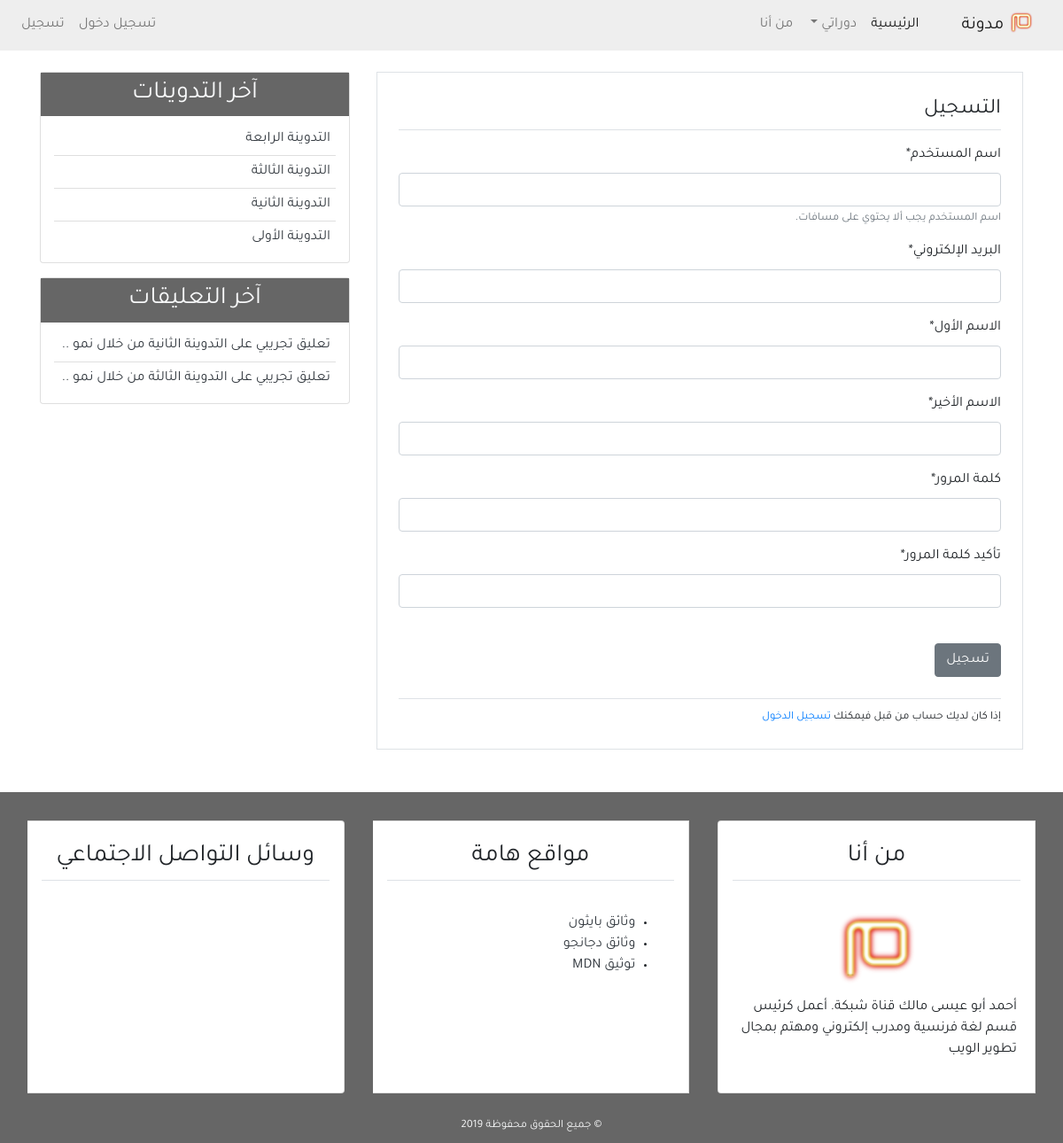
Page /register/ on the earlier database version.
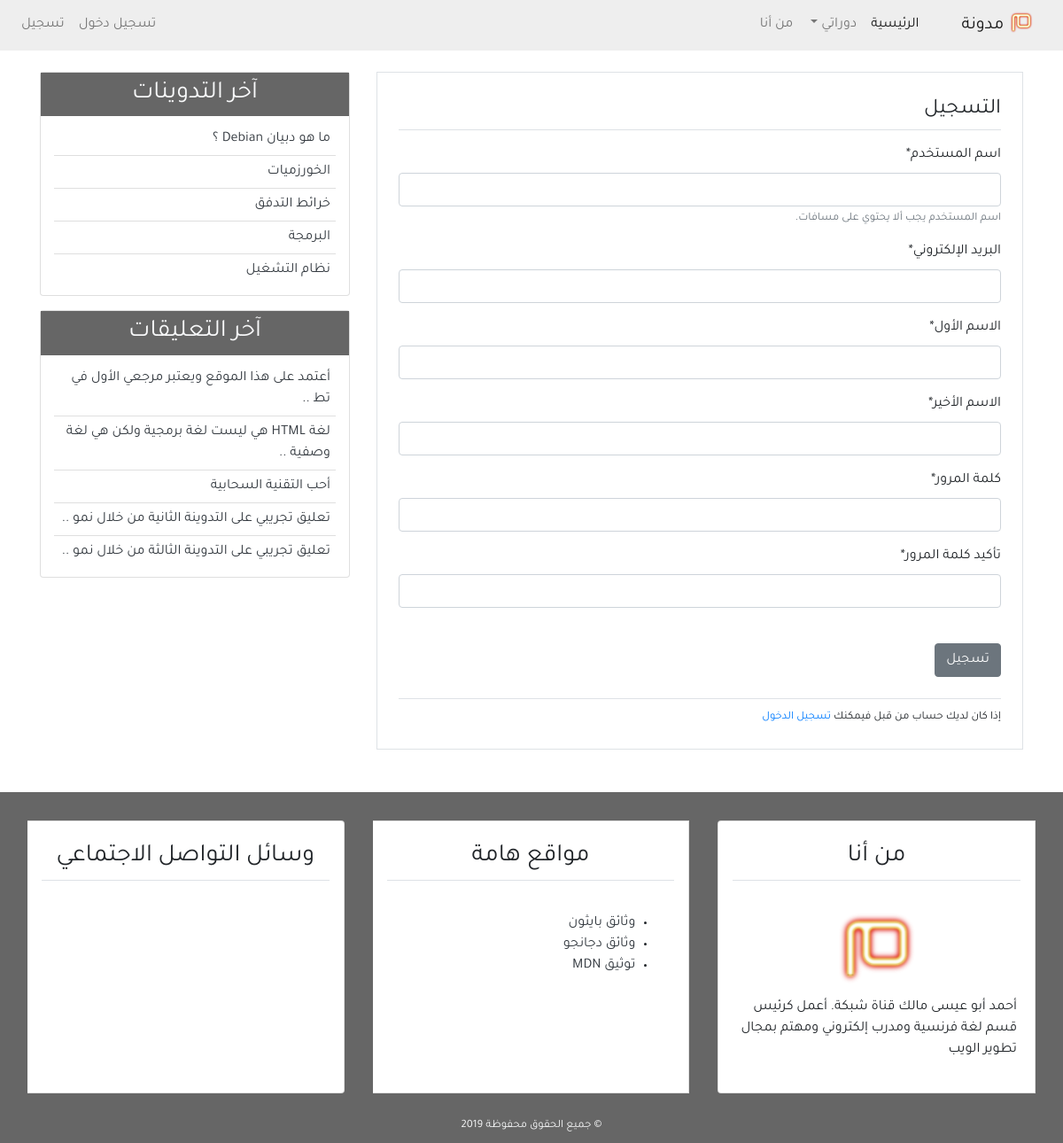
Same page on the later database version.
### blog/models.py (models this page shows, shortened)
class Post(models.Model):
    title = models.CharField(max_length=100)
    content = models.TextField()
    post_date = models.DateTimeField(default=timezone.now)
    post_update = models.DateTimeField(auto_now=True)
    author = models.ForeignKey(User, on_delete=models.CASCADE)
    class Meta:
        ordering = ('-post_date', )

class Comment(models.Model):
    name = models.CharField(max_length=50, verbose_name='الاسم')
    email = models.EmailField(verbose_name='البريد الإلكتروني')
    body = models.TextField(verbose_name='التعليق')
    comment_date = models.DateTimeField(auto_now_add=True)
    active = models.BooleanField(default=False)
    post = models.ForeignKey(
        Post, on_delete=models.CASCADE, related_name='comments')
    class Meta:
        ordering = ('-comment_date',)

### user/views.py (the view)
# urls.py: path('register/', views.register, name='register'),
def register(request):
    if request.method == 'POST':
        form = UserCreationForm(request.POST)
        if form.is_valid():
            new_user = form.save(commit=False)
            new_user.set_password(form.cleaned_data['password1'])
            new_user.save()
            messages.success(
                request, f'تهانينا {new_user} لقد تمت عملية التسجيل بنجاح.')
            return redirect('login')
    else:
        form = UserCreationForm()
    return render(request, 'user/register.html', {
        'title': 'التسجيل',
        'form': form,
    })

### user/forms.py (shortened to what this page needs)
class UserCreationForm(forms.ModelForm):
    username = forms.CharField(label='اسم المستخدم', max_length=30,
                               help_text='اسم المستخدم يجب ألا يحتوي على مسافات.')
    email = forms.EmailField(label='البريد الإلكتروني')
    first_name = forms.CharField(label='الاسم الأول')
    last_name = forms.CharField(label='الاسم الأخير')
    password1 = forms.CharField(
        label='كلمة المرور', widget=forms.PasswordInput(), min_length=8)
    password2 = forms.CharField(
        label='تأكيد كلمة المرور', widget=forms.PasswordInput(), min_length=8)
    class Meta:
        model = User
        fields = ('username', 'email', 'first_name',
                  'last_name', 'password1', 'password2')

### blog/templatetags/post_tag.py (called while the page is built)
@register.inclusion_tag('blog/latest_posts.html')
def latest_posts():
    context = {
        'l_posts': Post.objects.all()[0:5],
    }
    return context

@register.inclusion_tag('blog/latest_comments.html')
def latest_comments():
    context = {
        'l_comments': Comment.objects.filter(active=True)[:5],
    }
    return context

### user/templates/user/register.html (shortened to what this page needs)
{% extends 'blog/base.html' %}
{% block content %}
{% load crispy_forms_tags %}
<div class="border p-4 mb-5">
    <legend class="border-bottom pb-1 mb-3">التسجيل</legend>
    <form method="POST">
        {{form|crispy}}
        <input class="btn btn-secondary mt-4" type="submit" value="تسجيل">
    </form>
    <div class="border-top mt-4 pt-2">
        <small>إذا كان لديك حساب من قبل فيمكنك <a href="{% url 'login' %}">تسجيل الدخول</a></small>
    </div>
</div>
{% endblock content %}

### blog/templates/blog/latest_posts.html
<ul class="list-group-flush latest-post">
    {% for post in l_posts %}
    <li class="list-group-item latest-post-item">
        <a class="text-dark" href="{% url 'detail' post.id %}">{{post.title}}</a>
    </li>
    {% endfor %}
</ul>

### blog/templates/blog/latest_comments.html
<ul class="list-group-flush latest-comment">
    {% for comment in l_comments %}
    <li class="list-group-item latest-comment-item">
        <a class="text-dark" href="{% url 'detail' comment.post.id %}">
            {% if comment.body|length > 40 %}
            {{comment.body|slice:'45'}} ..
            {% else %}
            {{comment.body}}
            {% endif %}
        </a>
    </li>
    {% empty %}
    <li class="list-group-item latest-comment-item">لا يوجد تعليقات</li>
    {% endfor %}
</ul>

Differences in the rows shown:
no longer on this page (row unchanged): Post: title "التدوينة الرابعة"
no longer on this page (row unchanged): Post: title "التدوينة الثالثة"
no longer on this page (row unchanged): Post: title "التدوينة الثانية"
no longer on this page (row unchanged): Post: title "التدوينة الأولى"
added Post: title "ما هو دبيان Debian ؟"
added Post: title "الخورزميات"
added Post: title "خرائط التدفق"
added Post: title "البرمجة"
added Post: title "نظام التشغيل"
added Comment: body "أعتمد على هذا الموقع ويعتبر مرجعي الأول في تط"
added Comment: body "لغة HTML هي ليست لغة برمجية ولكن هي لغة وصفية"
added Comment: body "أحب التقنية السحابية"
